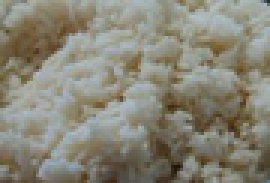
%> input picture datasets/transfer/rice.png, 90 x 61 px, shrunk from 197 x 133 before the run (shown 3 times larger)
$ octave textureTransfer.m   (GNU Octave 9; MATLAB toolbox functions it lacks are replaced by stand-ins)
%> lines starting %> are read from the running program, lines starting %| are printed output that depends on the picture
%%MainScript
tic;

% Input texture image
img1 = '../datasets/transfer/rice.png';
% Input target image
img2 = '../datasets/transfer/bill.png';

original_img = im2double(imread(img1));
target_img = im2double(imread(img2));
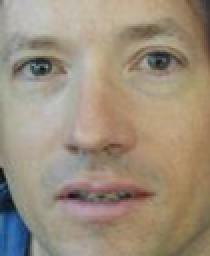
%> input picture datasets/transfer/bill.png, 105 x 128 px, shrunk from 231 x 281 before the run (shown 2 times larger)

if(length(size(original_img)) ~= 3)
    original_img = repmat(original_img,[1 1 3]);
end

if(length(size(target_img)) ~= 3)
    target_img = repmat(target_img,[1 1 3]);
end

texture_img = rgb2gray(original_img);
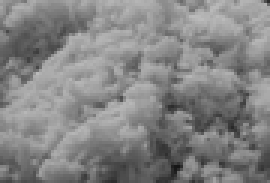
%> texture_img: size 61x90 double (shown 3 times larger); min 0.0875, max 0.735, mean 0.519
target_img = rgb2gray(target_img);
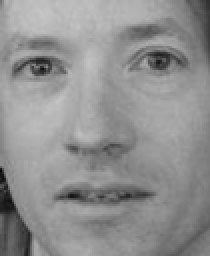
%> target_img: size 128x105 double (shown 2 times larger); min 0.0356, max 0.773, mean 0.568

[H,W,D] = size(original_img);
%> H = 61; W = 90; D = 3

blocksize = 32;
o = round(blocksize/3);
tolerance = 1.1;

% Ouput image
[H_out,W_out] = size(target_img);
%> H_out = 128; W_out = 105
net_patch = blocksize - o;
H_out = net_patch*floor((H_out-o)/net_patch) + o;
%> H_out = 116
W_out = net_patch*floor((W_out-o)/net_patch) + o;
%> W_out = 95

texture_out = zeros([H_out,W_out]);
texture_out3D = zeros([H_out, W_out,D]);

nIter = 2;
% alpha = 0.4;
%> (the run ends here)
